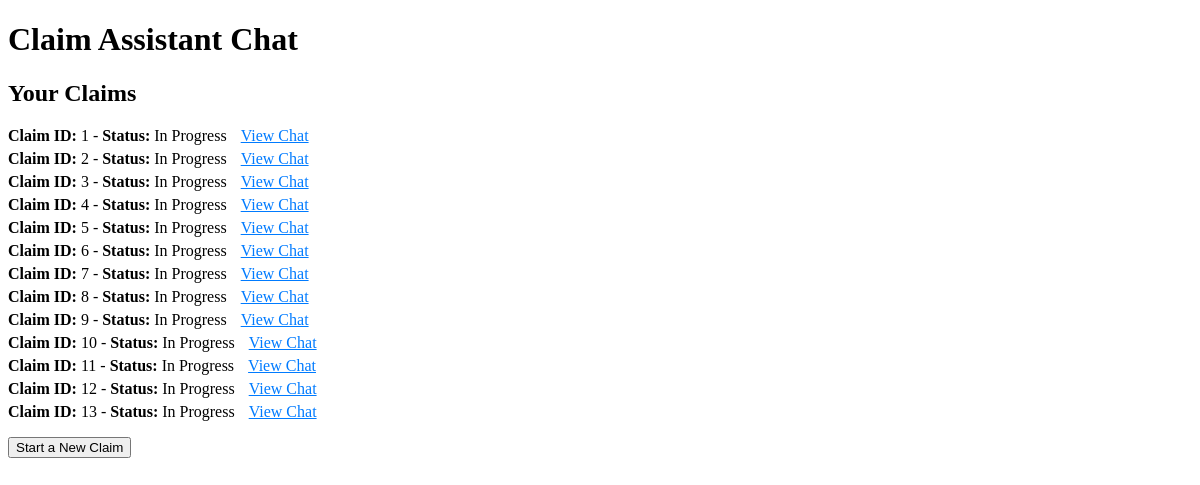
Screenshot of / (signed in) with the database file from the repository.
### app.py (models this page shows)
class Claim(db.Model):
    id = db.Column(db.Integer, primary_key=True)
    user_id = db.Column(db.Integer, db.ForeignKey('user.id'))
    raw_text = db.Column(db.Text)
    structured_data = db.Column(db.Text)
    status = db.Column(db.String(50))
    adjudication_result = db.Column(db.Text)
    expert_feedback = db.Column(db.Text)
    merchant_response = db.Column(db.Text)
    created_at = db.Column(db.DateTime, default=datetime.utcnow)
    messages = db.relationship('Message', backref='claim', lazy=True)
    files = db.relationship('File', backref='claim', lazy=True)

### app.py (the view)
@app.route('/')
def index():
    user_uuid = session.get('user_uuid')
    user = User.query.filter_by(user_uuid=user_uuid).first()
    if not user:
        return redirect(url_for('load_user'))
    claims = Claim.query.filter_by(user_id=user.id).all()
    transaction_details = {
        'transaction_name': 'Purchase at ABC Store',
        'date': '2023-10-15',
        'merchant_name': 'ABC Store',
        'merchant_email': 'merchant@example.com',
        'transaction_id': 'TX1234567890'
    }
    return render_template('index.html', transaction_details=transaction_details, claims=claims)

### app.py (called while the page is built)
@app.before_request
def load_user():
    user_uuid = session.get('user_uuid')
    if not user_uuid:
        user_uuid = str(uuid.uuid4())
        session['user_uuid'] = user_uuid
        user = User(user_uuid=user_uuid)
        db.session.add(user)
        db.session.commit()
    else:
        user = User.query.filter_by(user_uuid=user_uuid).first()
        if not user:
            user = User(user_uuid=user_uuid)
            db.session.add(user)
            db.session.commit()

### templates/index.html (shortened to what this page needs)
<!DOCTYPE html>
<html>
<head>
</head>
<body>
    <h1>Claim Assistant Chat</h1>
    <div id="claims-list">
        {% if claims %}
            <h2>Your Claims</h2>
            <ul>
                {% for claim in claims %}
                    <li>
                        <strong>Claim ID:</strong> {{ claim.id }} - <strong>Status:</strong> {{ claim.status }}
                        <a href="{{ url_for('view_claim', claim_id=claim.id) }}">View Chat</a>
                    </li>
                {% endfor %}
            </ul>
        {% else %}
            <p>You have no claims yet.</p>
        {% endif %}
        <button id="start-claim-button">Start a New Claim</button>
    </div>
</body>
</html>

### templates/index.html (style rules this page uses)
#claims-list ul { list-style-type: none; padding: 0; }
#claims-list li { margin: 5px 0; }
#claims-list a { margin-left: 10px; color: #007BFF; }

### rows the page displays
Claim: id "1", status "In Progress"
Claim: id "2", status "In Progress"
Claim: id "3", status "In Progress"
Claim: id "4", status "In Progress"
Claim: id "5", status "In Progress"
Claim: id "6", status "In Progress"
Claim: id "7", status "In Progress"
Claim: id "8", status "In Progress"
Claim: id "9", status "In Progress"
Claim: id "10", status "In Progress"
Claim: id "11", status "In Progress"
Claim: id "12", status "In Progress"
Claim: id "13", status "In Progress"
